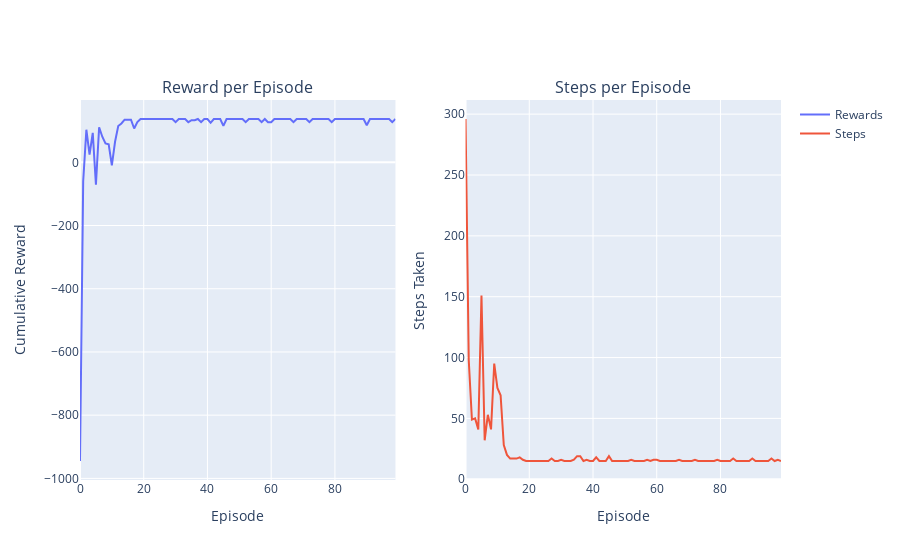

The notebook cell saved with this chart:
### Markdown cell above
## Trained Agent with Learning Rate = 0.9

### Code cell
agent = QLearningAgent(maze, learning_rate=0.9, discount_factor=0.5, exploration_start=0.1)

train_agent(QLearningAgent(maze, learning_rate=0.9, discount_factor=0.5, exploration_start=0.1), maze, num_episodes=100, show_plot=True)

### Figure 1 — Plotly figure (JSON) as saved in the notebook; plotly's stock layout.template omitted (floating-point values rounded to 4 significant figures)
{"data": [{"mode": "lines", "name": "Rewards", "type": "scatter", "x": [0, 1, 2, 3, 4, 5, 6, 7, 8, 9, 10, 11, 12, 13, 14, 15, 16, 17, 18, 19, 20, 21, 22, 23, 24, 25, 26, 27, 28, 29, 30, 31, 32, 33, 34, 35, 36, 37, 38, 39, 40, 41, 42, 43, 44, 45, 46, 47, 48, 49, 50, 51, 52, 53, 54, 55, 56, 57, 58, 59, 60, 61, 62, 63, 64, 65, 66, 67, 68, 69, 70, 71, 72, 73, 74, 75, 76, 77, 78, 79, 80, 81, 82, 83, 84, 85, 86, 87, 88, 89, 90, 91, 92, 93, 94, 95, 96, 97, 98, 99], "xaxis": "x", "y": [-945, -60, 103, 24, 93, -71, 111, 81, 60, 57, -10, 65, 115, 123, 135, 135, 135, 107, 127, 137, 137, 137, 137, 137, 137, 137, 137, 135, 137, 137, 127, 137, 137, 137, 127, 133, 133, 137, 127, 137, 137, 125, 137, 137, 137, 115, 137, 137, 137, 137, 137, 137, 127, 137, 137, 137, 137, 127, 137, 127, 127, 137, 137, 137, 137, 137, 137, 127, 137, 137, 137, 137, 127, 137, 137, 137, 137, 137, 137, 127, 137, 137, 137, 137, 135, 137, 137, 137, 137, 137, 117, 137, 137, 137, 137, 137, 135, 137, 127, 137], "yaxis": "y"}, {"mode": "lines", "name": "Steps", "type": "scatter", "x": [0, 1, 2, 3, 4, 5, 6, 7, 8, 9, 10, 11, 12, 13, 14, 15, 16, 17, 18, 19, 20, 21, 22, 23, 24, 25, 26, 27, 28, 29, 30, 31, 32, 33, 34, 35, 36, 37, 38, 39, 40, 41, 42, 43, 44, 45, 46, 47, 48, 49, 50, 51, 52, 53, 54, 55, 56, 57, 58, 59, 60, 61, 62, 63, 64, 65, 66, 67, 68, 69, 70, 71, 72, 73, 74, 75, 76, 77, 78, 79, 80, 81, 82, 83, 84, 85, 86, 87, 88, 89, 90, 91, 92, 93, 94, 95, 96, 97, 98, 99], "xaxis": "x2", "y": [296, 98, 49, 50, 41, 151, 32, 53, 41, 95, 75, 69, 28, 20, 17, 17, 17, 18, 16, 15, 15, 15, 15, 15, 15, 15, 15, 17, 15, 15, 16, 15, 15, 15, 16, 19, 19, 15, 16, 15, 15, 18, 15, 15, 15, 19, 15, 15, 15, 15, 15, 15, 16, 15, 15, 15, 15, 16, 15, 16, 16, 15, 15, 15, 15, 15, 15, 16, 15, 15, 15, 15, 16, 15, 15, 15, 15, 15, 15, 16, 15, 15, 15, 15, 17, 15, 15, 15, 15, 15, 17, 15, 15, 15, 15, 15, 17, 15, 16, 15], "yaxis": "y2"}], "layout": {"annotations": [{"font": {"size": 16}, "showarrow": false, "text": "Reward per Episode", "x": 0.225, "xanchor": "center", "xref": "paper", "y": 1, "yanchor": "bottom", "yref": "paper"}, {"font": {"size": 16}, "showarrow": false, "text": "Steps per Episode", "x": 0.775, "xanchor": "center", "xref": "paper", "y": 1, "yanchor": "bottom", "yref": "paper"}], "xaxis": {"anchor": "y", "domain": [0, 0.45], "title": {"text": "Episode"}}, "xaxis2": {"anchor": "y2", "domain": [0.55, 1], "title": {"text": "Episode"}}, "yaxis": {"anchor": "x", "domain": [0, 1], "title": {"text": "Cumulative Reward"}}, "yaxis2": {"anchor": "x2", "domain": [0, 1], "title": {"text": "Steps Taken"}}}}
